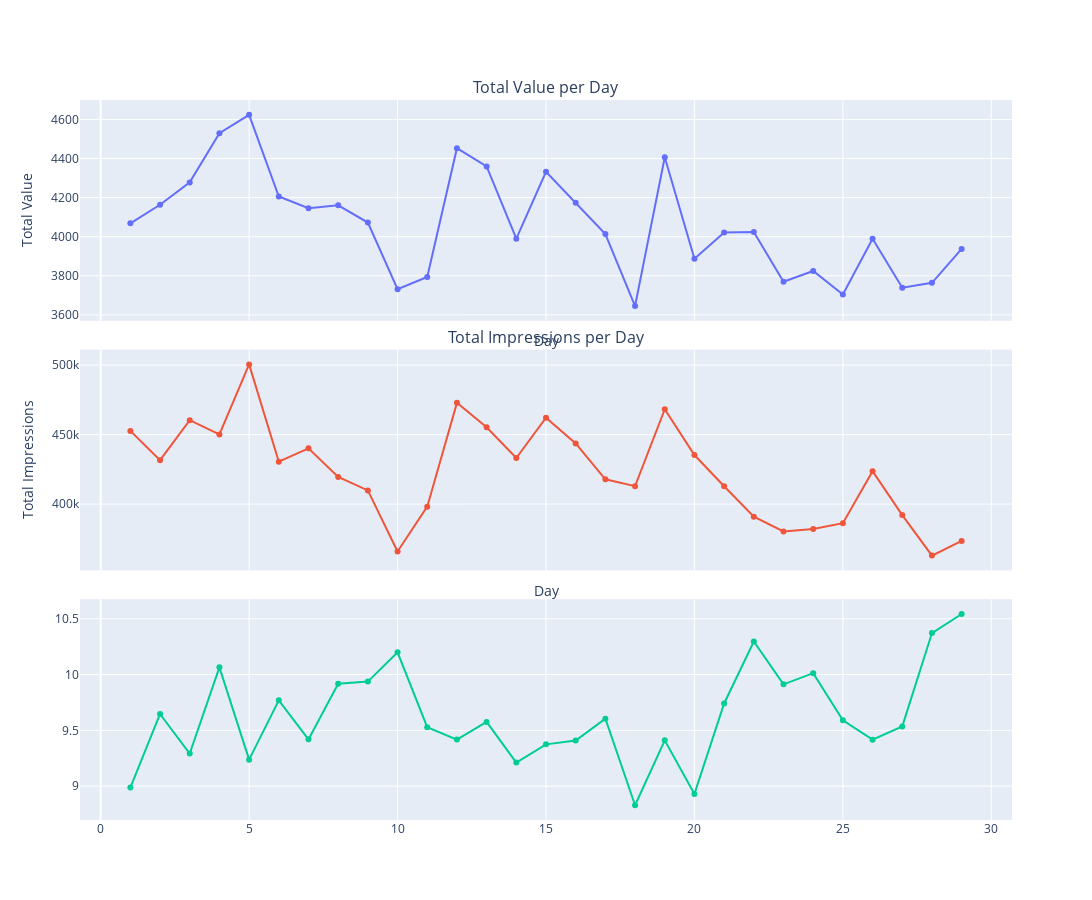

Notebook source saved alongside this figure:
### Markdown cell above
# 1. Daily analysis

### Code cell
# Group by day and sum total value and impressions
df_kenya_daily = df_kenya.groupby('day').agg({
    'total_value': 'sum',
    'total_impressions': 'sum'
}).reset_index()

# Compute eCPM by day
df_kenya_daily['eCPM'] = df_kenya_daily['total_value'] / df_kenya_daily['total_impressions'] * 1000

# Create 2-row subplot
fig = make_subplots(
    rows=3, cols=1,
    shared_xaxes=True,
    subplot_titles=('Total Value per Day', 'Total Impressions per Day'),
    vertical_spacing=0.04  # decrease (default is 0.08)
)

# Add total value line
fig.add_trace(
    go.Scatter(
        x=df_kenya_daily['day'], 
        y=df_kenya_daily['total_value'],
        mode='lines+markers',
        name='Total Value'
    ),
    row=1, col=1
)

# Add total impressions line
fig.add_trace(
    go.Scatter(
        x=df_kenya_daily['day'], 
        y=df_kenya_daily['total_impressions'],
        mode='lines+markers',
        name='Total Impressions'
    ),
    row=2, col=1
)

fig.add_trace(
    go.Scatter(
        x=df_kenya_daily['day'], 
        y=df_kenya_daily['eCPM'],
        mode='lines+markers',
        name='eCPM'
    ),
    row=3, col=1
)

fig.update_layout(
    height=900, width=1400, 
    showlegend=False,
    xaxis_title='Day',
    xaxis2_title='Day',
    yaxis_title='Total Value',
    yaxis2_title='Total Impressions'
)

fig.show()

### Figure 1 — Plotly figure (JSON) as saved in the notebook; plotly's stock layout.template omitted (floating-point values rounded to 4 significant figures)
{"data": [{"mode": "lines+markers", "name": "Total Value", "type": "scatter", "x": [1, 2, 3, 4, 5, 6, 7, 8, 9, 10, 11, 12, 13, 14, 15, 16, 17, 18, 19, 20, 21, 22, 23, 24, 25, 26, 27, 28, 29], "xaxis": "x", "y": [4068.0, 4163.0, 4278.0, 4530.0, 4624.0, 4206.0, 4146.0, 4160.0, 4072.0, 3731.0, 3794.0, 4453.0, 4359.0, 3990.0, 4332.0, 4174.0, 4013.0, 3645.0, 4406.0, 3888.0, 4021.0, 4024.0, 3769.0, 3825.0, 3704.0, 3990.0, 3739.0, 3764.0, 3938.0], "yaxis": "y"}, {"mode": "lines+markers", "name": "Total Impressions", "type": "scatter", "x": [1, 2, 3, 4, 5, 6, 7, 8, 9, 10, 11, 12, 13, 14, 15, 16, 17, 18, 19, 20, 21, 22, 23, 24, 25, 26, 27, 28, 29], "xaxis": "x2", "y": [452656, 431585, 460361, 450067, 500541, 430508, 440104, 419472, 409832, 365840, 398125, 472853, 455244, 433108, 462140, 443615, 417826, 412857, 468241, 435309, 412849, 390850, 380237, 381978, 386242, 423681, 392080, 362889, 373486], "yaxis": "y2"}, {"mode": "lines+markers", "name": "eCPM", "type": "scatter", "x": [1, 2, 3, 4, 5, 6, 7, 8, 9, 10, 11, 12, 13, 14, 15, 16, 17, 18, 19, 20, 21, 22, 23, 24, 25, 26, 27, 28, 29], "xaxis": "x3", "y": [8.987, 9.647, 9.292, 10.06, 9.237, 9.769, 9.419, 9.918, 9.937, 10.2, 9.529, 9.417, 9.576, 9.212, 9.375, 9.41, 9.605, 8.829, 9.41, 8.931, 9.741, 10.3, 9.913, 10.01, 9.59, 9.416, 9.535, 10.37, 10.54], "yaxis": "y3"}], "layout": {"annotations": [{"font": {"size": 16}, "showarrow": false, "text": "Total Value per Day", "x": 0.5, "xanchor": "center", "xref": "paper", "y": 1, "yanchor": "bottom", "yref": "paper"}, {"font": {"size": 16}, "showarrow": false, "text": "Total Impressions per Day", "x": 0.5, "xanchor": "center", "xref": "paper", "y": 0.6533, "yanchor": "bottom", "yref": "paper"}], "height": 900, "showlegend": false, "width": 1400, "xaxis": {"anchor": "y", "domain": [0, 1], "matches": "x3", "showticklabels": false, "title": {"text": "Day"}}, "xaxis2": {"anchor": "y2", "domain": [0, 1], "matches": "x3", "showticklabels": false, "title": {"text": "Day"}}, "xaxis3": {"anchor": "y3", "domain": [0, 1]}, "yaxis": {"anchor": "x", "domain": [0.6933, 1], "title": {"text": "Total Value"}}, "yaxis2": {"anchor": "x2", "domain": [0.3467, 0.6533], "title": {"text": "Total Impressions"}}, "yaxis3": {"anchor": "x3", "domain": [0, 0.3067]}}}
